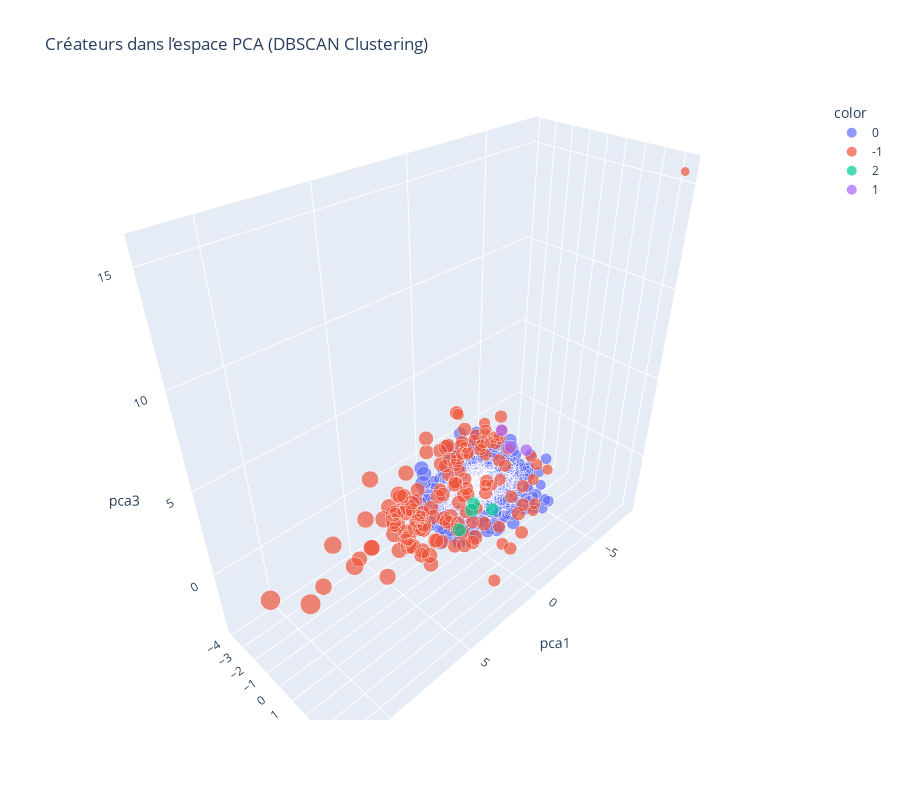

This figure's notebook cell:
### Code cell
fig = px.scatter_3d(
    creator_agg, x='pca1', y='pca2', z='pca3',
    color=creator_agg['cluster_dbscan'].astype(str),
    size='views',
    hover_data=['author_handle', 'creator_tier'],
    title='Créateurs dans l’espace PCA (DBSCAN Clustering)'
)
fig.update_layout(height=800)
fig.show()

### Figure 1 — Plotly figure (JSON) as saved in the notebook; plotly's stock layout.template omitted (floating-point values rounded to 4 significant figures; data arrays with more than 128 entries replaced by an {"elided": "..."} marker saying what was removed)
{"data": [{"customdata": {"elided": "569x2 str values"}, "hovertemplate": "color=0<br>pca1=%{x}<br>pca2=%{y}<br>pca3=%{z}<br>views=%{marker.size}<br>author_handle=%{customdata[0]}<br>creator_tier=%{customdata[1]}<extra></extra>", "legendgroup": "0", "marker": {"color": "#636efa", "size": {"elided": "569 float values"}, "sizemode": "area", "sizeref": 557.3, "symbol": "circle"}, "mode": "markers", "name": "0", "scene": "scene", "showlegend": true, "type": "scatter3d", "x": {"elided": "569 float values"}, "y": {"elided": "569 float values"}, "z": {"elided": "569 float values"}}, {"customdata": {"elided": "144x2 str values"}, "hovertemplate": "color=-1<br>pca1=%{x}<br>pca2=%{y}<br>pca3=%{z}<br>views=%{marker.size}<br>author_handle=%{customdata[0]}<br>creator_tier=%{customdata[1]}<extra></extra>", "legendgroup": "-1", "marker": {"color": "#EF553B", "size": {"elided": "144 float values"}, "sizemode": "area", "sizeref": 557.3, "symbol": "circle"}, "mode": "markers", "name": "-1", "scene": "scene", "showlegend": true, "type": "scatter3d", "x": {"elided": "144 float values"}, "y": {"elided": "144 float values"}, "z": {"elided": "144 float values"}}, {"customdata": [["BeautyByOmar", "Mid"], ["DailyVlogsLina", "Mid"], ["GamingWithMaya", "Mid"], ["TravelByEmily", "Mid"]], "hovertemplate": "color=2<br>pca1=%{x}<br>pca2=%{y}<br>pca3=%{z}<br>views=%{marker.size}<br>author_handle=%{customdata[0]}<br>creator_tier=%{customdata[1]}<extra></extra>", "legendgroup": "2", "marker": {"color": "#00cc96", "size": [97520.0, 92370.0, 97160.0, 90430.0], "sizemode": "area", "sizeref": 557.3, "symbol": "circle"}, "mode": "markers", "name": "2", "scene": "scene", "showlegend": true, "type": "scatter3d", "x": [1.499, -0.1309, 0.4351, -0.05051], "y": [0.5285, 1.275, 0.3703, 0.04993], "z": [-1.465, -0.6272, -0.8991, -0.9698]}, {"customdata": [["ChannelOlivia", "Mid"], ["MasterNoah", "Mid"], ["MusicByAhmed", "Mid"]], "hovertemplate": "color=1<br>pca1=%{x}<br>pca2=%{y}<br>pca3=%{z}<br>views=%{marker.size}<br>author_handle=%{customdata[0]}<br>creator_tier=%{customdata[1]}<extra></extra>", "legendgroup": "1", "marker": {"color": "#ab63fa", "size": [88580.0, 81240.0, 77120.0], "sizemode": "area", "sizeref": 557.3, "symbol": "circle"}, "mode": "markers", "name": "1", "scene": "scene", "showlegend": true, "type": "scatter3d", "x": [-2.451, -3.041, -2.737], "y": [0.3363, -0.8038, 1.165], "z": [1.62, 1.775, 1.715]}], "layout": {"height": 800, "legend": {"itemsizing": "constant", "title": {"text": "color"}, "tracegroupgap": 0}, "scene": {"domain": {"x": [0, 1], "y": [0, 1]}, "xaxis": {"title": {"text": "pca1"}}, "yaxis": {"title": {"text": "pca2"}}, "zaxis": {"title": {"text": "pca3"}}}, "title": {"text": "Créateurs dans l’espace PCA (DBSCAN Clustering)"}}}
